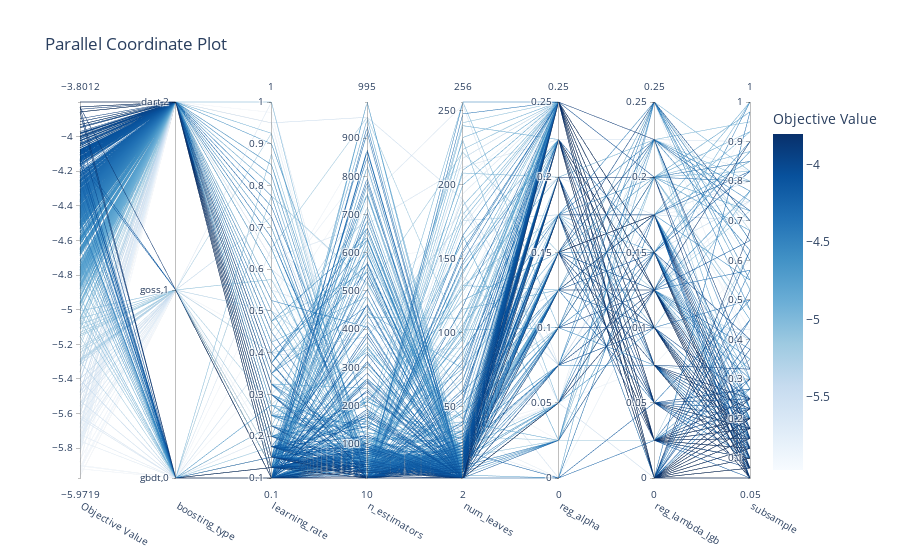

The notebook cell this image was saved under:
### Code cell
optuna.visualization.plot_parallel_coordinate(study)

### Figure 1 — Plotly figure (JSON) as saved in the notebook; plotly's stock layout.template omitted (floating-point values rounded to 4 significant figures; data arrays with more than 128 entries replaced by an {"elided": "..."} marker saying what was removed)
{"data": [{"dimensions": [{"label": "Objective Value", "range": [-5.972, -3.801], "values": {"elided": "1000 float values"}}, {"label": "boosting_type", "range": [0, 2], "ticktext": [["gbdt", 0], ["goss", 1], ["dart", 2]], "tickvals": [0, 1, 2], "values": {"elided": "1000 int values"}}, {"label": "learning_rate", "range": [0.1, 1], "values": {"elided": "1000 float values"}}, {"label": "n_estimators", "range": [10, 995], "values": {"elided": "1000 int values"}}, {"label": "num_leaves", "range": [2, 256], "values": {"elided": "1000 int values"}}, {"label": "reg_alpha", "range": [0, 0.25], "values": {"elided": "1000 float values"}}, {"label": "reg_lambda_lgb", "range": [0, 0.25], "values": {"elided": "1000 float values"}}, {"label": "subsample", "range": [0.05, 1], "values": {"elided": "1000 float values"}}], "labelangle": 30, "labelside": "bottom", "line": {"color": {"elided": "1000 float values"}, "colorbar": {"title": {"text": "Objective Value"}}, "colorscale": [[0, "rgb(247,251,255)"], [0.125, "rgb(222,235,247)"], [0.25, "rgb(198,219,239)"], [0.375, "rgb(158,202,225)"], [0.5, "rgb(107,174,214)"], [0.625, "rgb(66,146,198)"], [0.75, "rgb(33,113,181)"], [0.875, "rgb(8,81,156)"], [1, "rgb(8,48,107)"]], "reversescale": false, "showscale": true}, "type": "parcoords"}], "layout": {"title": {"text": "Parallel Coordinate Plot"}}}
